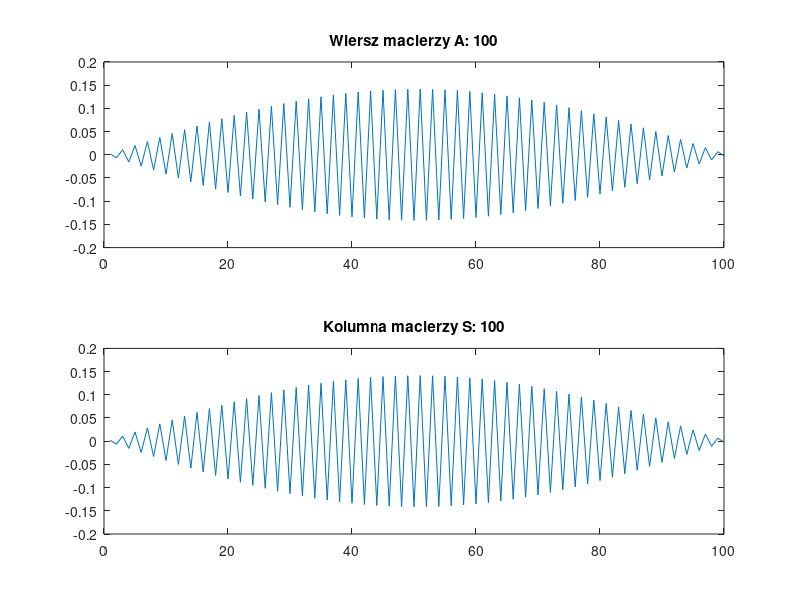
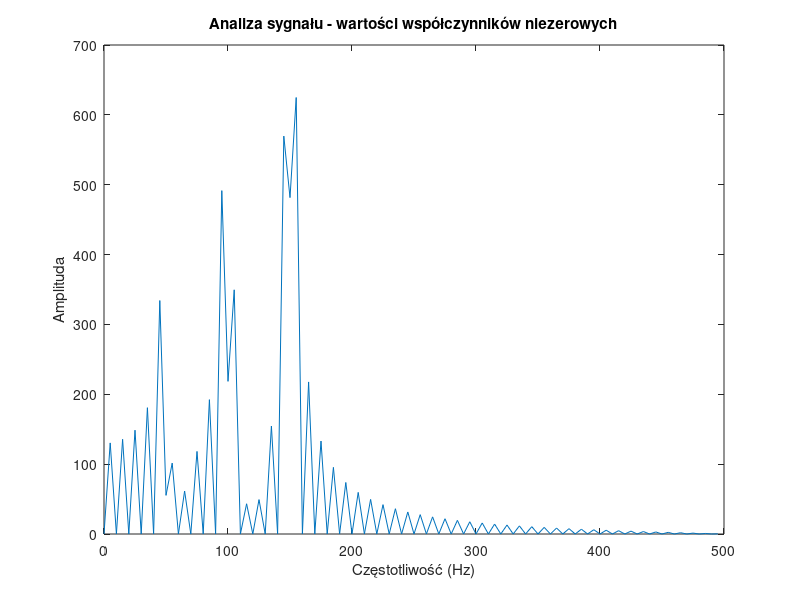
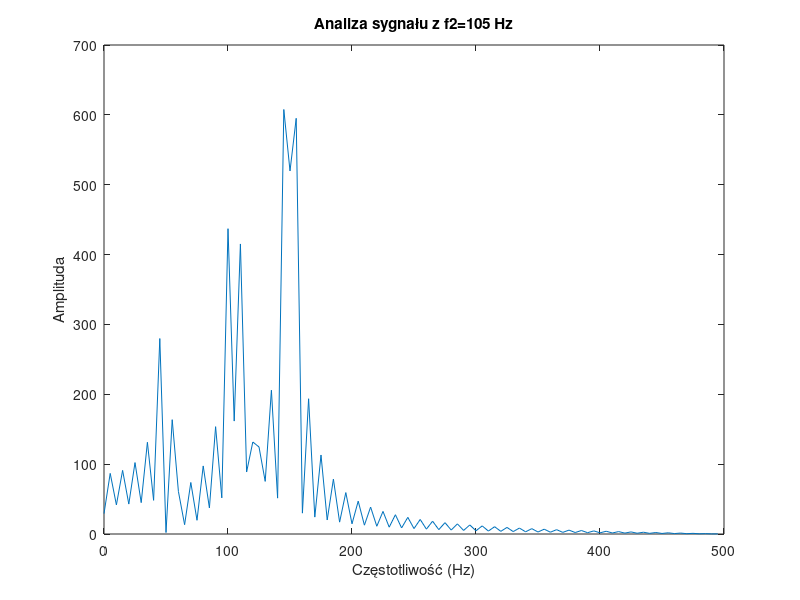
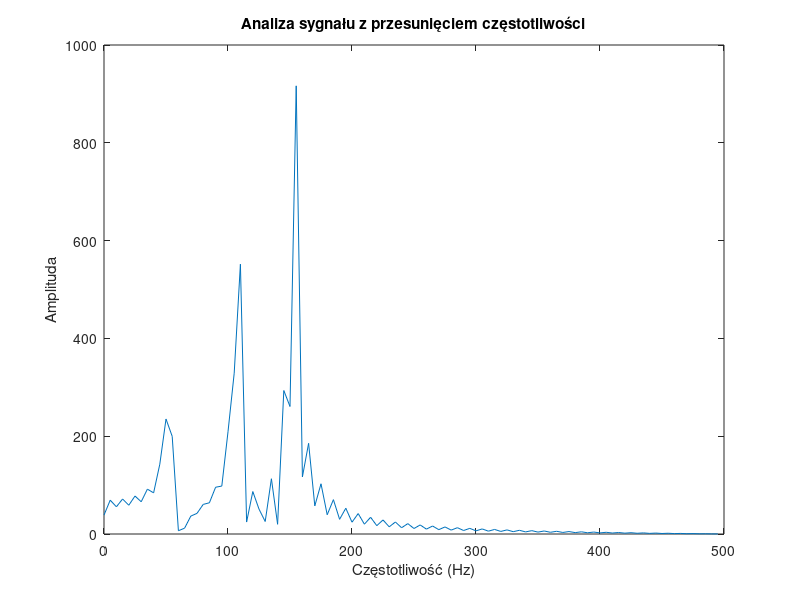

Recreate these plots in MATLAB, in order.
clear all;
close all;
clc;

% Parametry
N = 100; % Liczba próbek sygnału
fs = 1000; % Częstotliwość próbkowania (Hz)
f1 = 50; % Częstotliwość pierwszej składowej (Hz)
f2 = 100; % Częstotliwość drugiej składowej (Hz)
f3 = 150; % Częstotliwość trzeciej składowej (Hz)
A1 = 50; % Amplituda pierwszej składowej
A2 = 100; % Amplituda drugiej składowej
A3 = 150; % Amplituda trzeciej składowej

% Generowanie sygnału x będącego sumą trzech sinusoid
t = (0:N-1) / fs;
x = A1 * sin(2*pi*f1*t) + A2 * sin(2*pi*f2*t) + A3 * sin(2*pi*f3*t);

% Budowa macierzy A=DCT i S=IDCT dla N=100
A = dct(eye(N));
S = idct(eye(N));

% Wyświetlanie wartości w pętli
figure;
for i = 1:N
    % Wyświetlanie wartości wiersza macierzy A
    subplot(2,1,1);
    plot(A(i,:));
    title(['Wiersz macierzy A: ' num2str(i)]);
    
    % Wyświetlanie kolumny macierzy S
    subplot(2,1,2);
    plot(S(:,i));
    title(['Kolumna macierzy S: ' num2str(i)]);
    
    % Pauza
    pause(0.1);
end

% Analiza y = Ax
y = A * x';

% Porównanie wartości współczynników niezerowych z amplitudami składowych sygnału
disp('Wartości współczynników niezerowych:');
disp(y(1:N));

% Wyskalowanie osi poziomej w częstotliwości
f = (0:N-1) * fs / N /2;

% Wyświetlanie wartości współczynników niezerowych na wykresie
figure;
plot(f, abs(y));
title('Analiza sygnału - wartości współczynników niezerowych');
xlabel('Częstotliwość (Hz)');
ylabel('Amplituda');

% Rekonstrukcja sygnału xr = Sy
xr = S * y;

% Sprawdzenie perfekcyjnej rekonstrukcji
if abs(x - xr') < 1e-10
    disp('Perfekcyjna rekonstrukcja: Tak');
else
    disp('Perfekcyjna rekonstrukcja: Nie');
end

% Zmiana częstotliwości drugiej składowej na f2=105 Hz
f2 = 105;
x = A1 * sin(2*pi*f1*t) + A2 * sin(2*pi*f2*t) + A3 * sin(2*pi*f3*t);

% Analiza y = Ax
y = A * x';

% Wyświetlanie wyskalowanego wykresu y(f)
figure;
plot(f, abs(y));
title('Analiza sygnału z f2=105 Hz');
xlabel('Częstotliwość (Hz)');
ylabel('Amplituda');

% Rekonstrukcja sygnału xr = Sy
xr = S * y;

% Sprawdzenie perfekcyjnej rekonstrukcji
if abs(x - xr') < 1e-10
    disp('Perfekcyjna rekonstrukcja (f2=105 Hz): Tak');
else
    disp('Perfekcyjna rekonstrukcja (f2=105 Hz): Nie');
end

% Zwiększenie wszystkich częstotliwości o 2.5 Hz
f1 = f1 + 2.5;
f2 = f2 + 2.5;
f3 = f3 + 2.5;

% Generowanie sygnału x
x = A1 * sin(2*pi*f1*t) + A2 * sin(2*pi*f2*t) + A3 * sin(2*pi*f3*t);

% Analiza y = Ax
y = A * x';

% Wyświetlanie wartości współczynników niezerowych na wykresie
figure;
plot(f, abs(y));
title('Analiza sygnału z przesunięciem częstotliwości');
xlabel('Częstotliwość (Hz)');
ylabel('Amplituda');